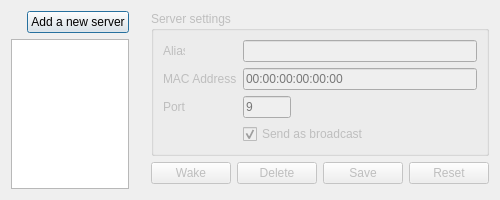
<?xml version="1.0" encoding="UTF-8"?>
<ui version="4.0">
 <class>wolsettings</class>
 <widget class="QDialog" name="wolsettings">
  <property name="enabled">
   <bool>true</bool>
  </property>
  <property name="geometry">
   <rect>
    <x>0</x>
    <y>0</y>
    <width>500</width>
    <height>200</height>
   </rect>
  </property>
  <property name="sizePolicy">
   <sizepolicy hsizetype="Fixed" vsizetype="Fixed">
    <horstretch>0</horstretch>
    <verstretch>0</verstretch>
   </sizepolicy>
  </property>
  <property name="minimumSize">
   <size>
    <width>400</width>
    <height>200</height>
   </size>
  </property>
  <property name="maximumSize">
   <size>
    <width>500</width>
    <height>200</height>
   </size>
  </property>
  <property name="windowTitle">
   <string>Wake On LAN - Settings</string>
  </property>
  <property name="windowIcon">
   <iconset>
    <normaloff>res/setup.png</normaloff>res/setup.png</iconset>
  </property>
  <property name="modal">
   <bool>true</bool>
  </property>
  <layout class="QHBoxLayout" name="horizontalLayout">
   <item>
    <layout class="QVBoxLayout" name="verticalLayout">
     <property name="rightMargin">
      <number>16</number>
     </property>
     <item>
      <layout class="QHBoxLayout" name="horizontalLayout_3">
       <item>
        <spacer name="horizontalSpacer_2">
         <property name="orientation">
          <enum>Qt::Horizontal</enum>
         </property>
         <property name="sizeHint" stdset="0">
          <size>
           <width>40</width>
           <height>20</height>
          </size>
         </property>
        </spacer>
       </item>
       <item>
        <widget class="QPushButton" name="newServer">
         <property name="sizePolicy">
          <sizepolicy hsizetype="Fixed" vsizetype="Fixed">
           <horstretch>0</horstretch>
           <verstretch>0</verstretch>
          </sizepolicy>
         </property>
         <property name="text">
          <string>Add a new server</string>
         </property>
         <property name="icon">
          <iconset>
           <normaloff>res/server-add.png</normaloff>res/server-add.png</iconset>
         </property>
        </widget>
       </item>
      </layout>
     </item>
     <item>
      <widget class="QTreeView" name="serversView">
       <property name="indentation">
        <number>0</number>
       </property>
       <property name="rootIsDecorated">
        <bool>false</bool>
       </property>
       <property name="itemsExpandable">
        <bool>false</bool>
       </property>
      </widget>
     </item>
    </layout>
   </item>
   <item>
    <layout class="QVBoxLayout" name="verticalLayout_2">
     <item>
      <widget class="QGroupBox" name="groupBox">
       <property name="enabled">
        <bool>false</bool>
       </property>
       <property name="title">
        <string>Server settings</string>
       </property>
       <layout class="QFormLayout" name="formLayout_2">
        <property name="fieldGrowthPolicy">
         <enum>QFormLayout::AllNonFixedFieldsGrow</enum>
        </property>
        <item row="0" column="0">
         <widget class="QLabel" name="label_2">
          <property name="sizePolicy">
           <sizepolicy hsizetype="Preferred" vsizetype="Preferred">
            <horstretch>0</horstretch>
            <verstretch>0</verstretch>
           </sizepolicy>
          </property>
          <property name="minimumSize">
           <size>
            <width>22</width>
            <height>0</height>
           </size>
          </property>
          <property name="maximumSize">
           <size>
            <width>22</width>
            <height>16777215</height>
           </size>
          </property>
          <property name="layoutDirection">
           <enum>Qt::LeftToRight</enum>
          </property>
          <property name="text">
           <string>Alias</string>
          </property>
         </widget>
        </item>
        <item row="0" column="1">
         <widget class="QLineEdit" name="aliasText"/>
        </item>
        <item row="1" column="0">
         <widget class="QLabel" name="label">
          <property name="layoutDirection">
           <enum>Qt::LeftToRight</enum>
          </property>
          <property name="text">
           <string>MAC Address</string>
          </property>
         </widget>
        </item>
        <item row="1" column="1">
         <widget class="QLineEdit" name="macText">
          <property name="inputMask">
           <string notr="true"/>
          </property>
          <property name="placeholderText">
           <string>00:00:00:00:00:00</string>
          </property>
         </widget>
        </item>
        <item row="2" column="0">
         <widget class="QLabel" name="label_3">
          <property name="layoutDirection">
           <enum>Qt::LeftToRight</enum>
          </property>
          <property name="text">
           <string>Port</string>
          </property>
         </widget>
        </item>
        <item row="2" column="1">
         <widget class="QLineEdit" name="portText">
          <property name="sizePolicy">
           <sizepolicy hsizetype="Fixed" vsizetype="Fixed">
            <horstretch>0</horstretch>
            <verstretch>0</verstretch>
           </sizepolicy>
          </property>
          <property name="maximumSize">
           <size>
            <width>48</width>
            <height>16777215</height>
           </size>
          </property>
          <property name="inputMask">
           <string notr="true">00009; </string>
          </property>
          <property name="maxLength">
           <number>5</number>
          </property>
          <property name="placeholderText">
           <string>9</string>
          </property>
         </widget>
        </item>
        <item row="3" column="1">
         <widget class="QCheckBox" name="asBroadcastCheck">
          <property name="enabled">
           <bool>false</bool>
          </property>
          <property name="text">
           <string>Send as broadcast</string>
          </property>
          <property name="checkable">
           <bool>true</bool>
          </property>
          <property name="checked">
           <bool>true</bool>
          </property>
         </widget>
        </item>
       </layout>
       <zorder>aliasText</zorder>
       <zorder>label</zorder>
       <zorder>asBroadcastCheck</zorder>
       <zorder>macText</zorder>
       <zorder>portText</zorder>
       <zorder>label_2</zorder>
       <zorder>label_3</zorder>
      </widget>
     </item>
     <item>
      <layout class="QHBoxLayout" name="horizontalLayout_2">
       <item>
        <spacer name="horizontalSpacer">
         <property name="orientation">
          <enum>Qt::Horizontal</enum>
         </property>
         <property name="sizeHint" stdset="0">
          <size>
           <width>40</width>
           <height>20</height>
          </size>
         </property>
        </spacer>
       </item>
       <item>
        <widget class="QPushButton" name="wakeServer">
         <property name="enabled">
          <bool>false</bool>
         </property>
         <property name="text">
          <string>Wake</string>
         </property>
         <property name="icon">
          <iconset>
           <normaloff>res/power.png</normaloff>res/power.png</iconset>
         </property>
        </widget>
       </item>
       <item>
        <widget class="QPushButton" name="deleteServer">
         <property name="enabled">
          <bool>false</bool>
         </property>
         <property name="sizePolicy">
          <sizepolicy hsizetype="Fixed" vsizetype="Fixed">
           <horstretch>0</horstretch>
           <verstretch>0</verstretch>
          </sizepolicy>
         </property>
         <property name="text">
          <string>Delete</string>
         </property>
         <property name="icon">
          <iconset>
           <normaloff>res/delete.png</normaloff>res/delete.png</iconset>
         </property>
        </widget>
       </item>
       <item>
        <widget class="QPushButton" name="saveServer">
         <property name="enabled">
          <bool>false</bool>
         </property>
         <property name="sizePolicy">
          <sizepolicy hsizetype="Fixed" vsizetype="Fixed">
           <horstretch>0</horstretch>
           <verstretch>0</verstretch>
          </sizepolicy>
         </property>
         <property name="layoutDirection">
          <enum>Qt::LeftToRight</enum>
         </property>
         <property name="text">
          <string>Save</string>
         </property>
         <property name="icon">
          <iconset>
           <normaloff>res/save.png</normaloff>res/save.png</iconset>
         </property>
        </widget>
       </item>
       <item>
        <widget class="QPushButton" name="resetServer">
         <property name="enabled">
          <bool>false</bool>
         </property>
         <property name="text">
          <string>Reset</string>
         </property>
         <property name="icon">
          <iconset>
           <normaloff>res/reset.png</normaloff>res/reset.png</iconset>
         </property>
        </widget>
       </item>
      </layout>
     </item>
     <item>
      <spacer name="verticalSpacer">
       <property name="orientation">
        <enum>Qt::Vertical</enum>
       </property>
       <property name="sizeHint" stdset="0">
        <size>
         <width>20</width>
         <height>40</height>
        </size>
       </property>
      </spacer>
     </item>
    </layout>
   </item>
  </layout>
 </widget>
 <resources/>
 <connections/>
</ui>
